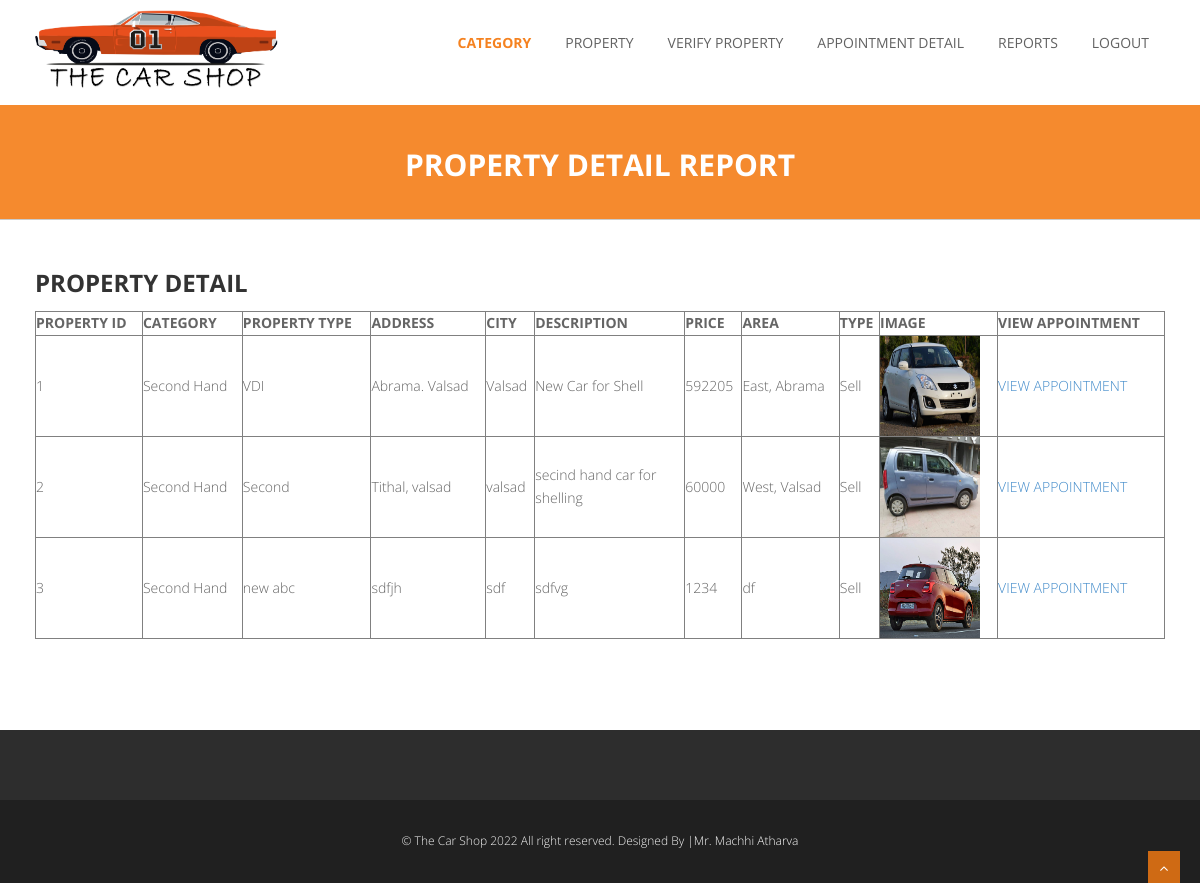
The page /admin_view_property_for_appointment_report.php on the database its author committed.
### tables this page shows
CREATE TABLE `property_master` (
  `property_id` int(10) NOT NULL,
  `category_id` int(10) NOT NULL,
  `property_type` varchar(50) NOT NULL,
  `address` varchar(200) NOT NULL,
  `city` varchar(10) NOT NULL,
  `description` varchar(200) NOT NULL,
  `property_price` int(10) NOT NULL,
  `property_img` varchar(50) NOT NULL,
  `property_area` varchar(20) NOT NULL,
  `type` int(1) NOT NULL,
  `status` int(1) NOT NULL,
  `customer_id` int(10) NOT NULL
);

CREATE TABLE `category_master` (
  `category_id` int(10) NOT NULL,
  `category` varchar(50) NOT NULL
);

### admin_view_property_for_appointment_report.php (the view, shortened to what this page needs)
<?php
include("admin_header.php");
include("connect.php");
?>
<section id="inner-headline">
	<div class="container">
		<div class="row">
			<div class="col-lg-12">
				<h2 class="pageTitle">PROPERTY DETAIL REPORT</h2>
			</div>
		</div>
	</div>
	</section>
	<section id="content">
	<div class="container">
	<div class="row">
								<div class="col-md-12">
									<h3>PROPERTY DETAIL</h3>
									<?php
										$qur1=mysqli_query($con,"select * from property_master");
										if(mysqli_num_rows($qur1)>0)
										{
											echo "<table width='100%' border='1'>
												<tr>
													<th>PROPERTY ID</th>
													<th>CATEGORY</th>
													<th>PROPERTY TYPE</th>
													<th>ADDRESS</th>
													<th>CITY</th>
													<th width='150px'>DESCRIPTION</th>
													<th>PRICE</th>
													<th>AREA</th>
													<th>TYPE</th>
													<th>IMAGE</th>
													<th>VIEW APPOINTMENT</th>
												</tr>";
											while($q1=mysqli_fetch_array($qur1))
											{
												echo "<tr>";
												echo "<td>$q1[0]</td>";
												$qur2=mysqli_query($con,"select * from category_master where category_id='$q1[1]'");
												$q2=mysqli_fetch_array($qur2);
												echo "<td>$q2[1]</td>";
												echo "<td>$q1[2]</td>";
												echo "<td>$q1[3]</td>";
												echo "<td>$q1[4]</td>";
												echo "<td>$q1[5]</td>";
												echo "<td>$q1[6]</td>";
												echo "<td>$q1[8]</td>";
												if($q1[9]=="1")
												{
													echo "<td>Rent</td>";
												}else{
													echo "<td>Sell</td>";
												}
												echo "<td><a href='$q1[7]' target='_blank'><img src='$q1[7]' style='width:100px; height:100px' ></a></td>";
												echo "<td><a href='admin_view_propertywise_appointment.php?pid=$q1[0]'>VIEW APPOINTMENT</a></td>";
												echo "</tr>";
											}
											echo "</table>";
										}else{
											echo "No Property Found";
										}
									?>
								</div>
								<div class="col-md-6">
									<h3><br/></h3>
								</div>
							</div>
	</div>
	</section>
<?php
include("footer.php");
?>

### css/style.css (style rules this page uses)
body { font-family:'Open Sans', Arial, sans-serif; font-size:14px; font-weight:300; line-height:1.6em; color:#656565; }
h1,h2, h3, h4, h5, h6 { font-family:'Open Sans', Arial, sans-serif; font-weight:700; line-height:1.1em; color: #333; margin-bottom: 7px; }
h3 { margin-bottom:15px; }
.container { padding:0 20px 0 20px; position:relative; }
.row,.row-fluid { margin-bottom:30px; }
.pageTitle { color: #fff; margin: 30px 0 3px; display: inline-block; }
#content { position:relative; background:#fff; padding: 30px 0 0px 0; }
#content img { max-width:100%; height:auto; }
#inner-headline { position: relative; margin: 0; padding: 0; color: #F58A2E; background: #F58A2E; margin-top: 3px; padding-top: 8px; border-bottom: 1px solid #CBCBCB; }
#inner-headline h2.pageTitle { color: #FFFFFF; padding: 5px 0; text-align:center; display:block; }
img { width: 100%; }

### rows shown on the page
property_master: property_id "1", category.category "Second Hand", property_type "VDI", address "Abrama. Valsad", city "Valsad", description "New Car for Shell", property_price "592205", property_area "East, Abrama", type "Sell", property_img (picture)
property_master: property_id "2", category.category "Second Hand", property_type "Second", address "Tithal, valsad", city "valsad", description "secind hand car for shelling", property_price "60000", property_area "West, Valsad", type "Sell", property_img (picture)
property_master: property_id "3", category.category "Second Hand", property_type "new abc", address "sdfjh", city "sdf", description "sdfvg", property_price "1234", property_area "df", type "Sell", property_img (picture)
